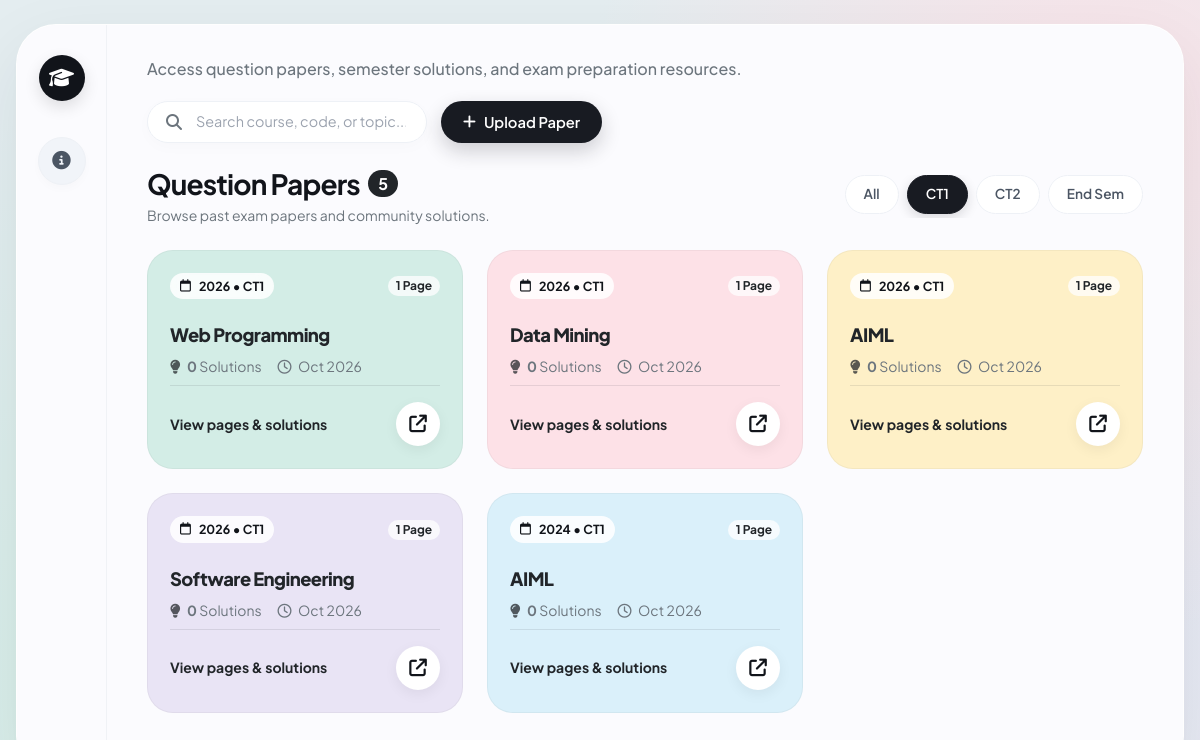
The app's page /?exam_type=CT1 with its own data.
### models.py (models this page shows, shortened)
class Paper(db.Model):
    __tablename__ = 'paper'
    id = db.Column(db.Integer, primary_key=True)
    course = db.Column(db.String(120), nullable=False, index=True)
    year = db.Column(db.Integer, nullable=False, index=True)
    exam_type = db.Column(db.String(50), nullable=False, index=True)
    upload_date = db.Column(db.DateTime, default=datetime.utcnow)
    pages = db.relationship(
        'PaperPage',
        backref=db.backref('paper', lazy=True),
        cascade='all, delete-orphan',
        order_by='PaperPage.page_number',
        lazy=True
    )
    solutions = db.relationship(
        'Solution',
        backref=db.backref('paper', lazy=True),
        cascade='all, delete-orphan',
        order_by='Solution.upload_date.desc()',
        lazy=True
    )
    @property
    def page_count(self):
        return len(self.pages)
    @property
    def solution_count(self):
        return len(self.solutions)

### app.py (the view)
    @app.route('/')
    def index():
        query_course = request.args.get('course', '').strip()
        query_year = request.args.get('year', '').strip()
        query_exam = request.args.get('exam_type', '').strip()
        paper_query = Paper.query
        if query_course:
            paper_query = paper_query.filter(Paper.course.ilike(f'%{query_course}%'))
        if query_year:
            try:
                paper_query = paper_query.filter(Paper.year == int(query_year))
            except ValueError:
                pass
        if query_exam:
            paper_query = paper_query.filter(Paper.exam_type == query_exam)
        papers = paper_query.order_by(Paper.upload_date.desc()).all()
        all_courses = db.session.query(Paper.course).distinct().order_by(Paper.course).all()
        distinct_courses = [c[0] for c in all_courses]
        all_years = db.session.query(Paper.year).distinct().order_by(Paper.year.desc()).all()
        distinct_years = [y[0] for y in all_years]
        all_exams = db.session.query(Paper.exam_type).distinct().order_by(Paper.exam_type).all()
        distinct_exams = [e[0] for e in all_exams]
        standard_exams = ['CT1', 'CT2', 'End Sem']
        for exam in standard_exams:
            if exam not in distinct_exams:
                distinct_exams.append(exam)
        stats = {
            'total_papers': Paper.query.count(),
            'total_solutions': Solution.query.count(),
            'total_courses': len(distinct_courses)
        }
        current_year = datetime.now().year
        year_choices = list(range(current_year, 2014, -1))
        return render_template(
            'index.html',
            papers=papers,
            stats=stats,
            distinct_courses=distinct_courses,
            distinct_years=distinct_years,
            distinct_exams=distinct_exams,
            year_choices=year_choices,
            selected_course=query_course,
            selected_year=query_year,
            selected_exam=query_exam
        )

### templates/index.html (shortened to what this page needs)
{% extends 'base.html' %}
{% block content %}
<div class="py-2">
    <div class="d-flex flex-wrap align-items-center justify-content-between gap-3 mb-4">
        <div>
            <h3 class="fw-bold mb-1 d-flex align-items-center gap-2">
                <span>Question Papers</span>
                <span class="badge rounded-pill bg-dark text-white fs-6 fw-bold" id="displayedCount">{{ papers|length }}</span>
            </h3>
            <p class="text-secondary small mb-0">Browse past exam papers and community solutions.</p>
        </div>
        <div class="d-flex align-items-center gap-2 overflow-auto pb-1">
            <a href="{{ url_for('index') }}" class="filter-pill-btn {% if not selected_exam %}active{% endif %}">
                All
            </a>
            <a href="{{ url_for('index', exam_type='CT1') }}" class="filter-pill-btn {% if selected_exam == 'CT1' %}active{% endif %}">
                CT1
            </a>
            <a href="{{ url_for('index', exam_type='CT2') }}" class="filter-pill-btn {% if selected_exam == 'CT2' %}active{% endif %}">
                CT2
            </a>
            <a href="{{ url_for('index', exam_type='End Sem') }}" class="filter-pill-btn {% if selected_exam == 'End Sem' %}active{% endif %}">
                End Sem
            </a>
        </div>
    </div>
    <div class="row g-4" id="papersGrid">
        {% if papers %}
            {% for paper in papers %}
                {% set color_classes = ['card-mint', 'card-pink', 'card-yellow', 'card-lavender', 'card-blue'] %}
                {% set card_color = color_classes[loop.index0 % 5] %}
                <div class="col-sm-6 col-lg-4 paper-card-item" data-course="{{ paper.course|lower }}" data-year="{{ paper.year }}" data-exam="{{ paper.exam_type|lower }}">
                    <div class="card-pastel {{ card_color }} paper-box-card h-100">
                        <div class="d-flex align-items-center justify-content-between mb-3">
                            <span class="card-top-pill">
                                <i class="fa-regular fa-calendar me-1"></i>{{ paper.year }} &bull; {{ paper.exam_type }}
                            </span>
                            <span class="badge bg-white bg-opacity-75 text-dark rounded-pill px-2.5 py-1 small fw-bold">
                                {{ paper.page_count }} {{ 'Page' if paper.page_count == 1 else 'Pages' }}
                            </span>
                        </div>
                        <div class="my-2 flex-grow-1">
                            <h4 class="paper-title text-dark">
                                <a href="{{ url_for('paper_detail', paper_id=paper.id) }}" class="text-dark text-decoration-none">
                                    {{ paper.course }}
                                </a>
                            </h4>
                            <div class="d-flex align-items-center gap-3 text-secondary small mt-2">
                                <span>
                                    <i class="fa-solid fa-lightbulb me-1 {% if paper.solution_count > 0 %}text-success{% else %}text-muted{% endif %}"></i>
                                    <strong>{{ paper.solution_count }}</strong> {{ 'Solution' if paper.solution_count == 1 else 'Solutions' }}
                                </span>
                                <span>
                                    <i class="fa-regular fa-clock me-1"></i>
                                    {{ paper.upload_date.strftime('%b %Y') if paper.upload_date else 'Recent' }}
                                </span>
                            </div>
                        </div>
                        <div class="d-flex align-items-center justify-content-between pt-3 mt-auto border-top border-dark border-opacity-10">
                            <a href="{{ url_for('paper_detail', paper_id=paper.id) }}" class="fw-bold text-dark small text-decoration-none">
                                View pages & solutions
                            </a>
                            <a href="{{ url_for('paper_detail', paper_id=paper.id) }}" class="btn-arrow-diagonal" title="Open Paper">
                                <i class="fa-solid fa-arrow-up-right-from-square"></i>
                            </a>
                        </div>
                    </div>
                </div>
            {% endfor %}
        {% endif %}
    </div>
</div>
{% endblock %}

### static/css/custom.css (style rules this page uses)
:root { --app-bg: #e6f0ed; --app-card-bg: #fcfcfd; --dark-pill: #181b22; --dark-pill-hover: #262a35; --pastel-mint: #d3ede6; --pastel-mint-hover: #c4e5dc; --pastel-mint-text: #1d4d40; --pastel-pink: #fde1e7; --pastel-pink-hover: #fcd2dc; --pastel-pink-text: #6e2034; --pastel-yellow: #fef0c7; --pastel-yellow-hover: #fde7a8; --pastel-yellow-text: #713f12; --pastel-lavender: #e9e4f5; --pastel-lavender-hover: #dfd7f0; --pastel-lavender-text: #433364; --pastel-blue: #daf0fa; --pastel-blue-hover: #c7e8f7; --pastel-blue-text: #164e63; --text-main: #11141a; --text-muted: #828a99; --border-soft: #f0f2f6; --border-card: rgba(0, 0, 0, 0.04); }
* { box-sizing: border-box; }
body { font-family: 'Plus Jakarta Sans', -apple-system, BlinkMacSystemFont, "Segoe UI", Roboto, sans-serif; color: var(--text-main); background-color: #e4edf0; background-image: radial-gradient(circle at 92% 15%, rgba(253, 225, 231, 0.85) 0%, rgba(253, 225, 231, 0) 40%), radial-gradient(circle at 10% 85%, rgba(211, 237, 230, 0.85) 0%, rgba(211, 237, 230, 0) 45%), radial-gradient(circle at 85% 85%, rgba(233, 228, 245, 0.75) 0%, rgba(233, 228, 245, 0) 40%); background-attachment: fixed; min-height: 100vh; padding: 24px 16px; margin: 0; }
h1, h2, h3, h4, h5, h6, .display-heading { font-family: 'Plus Jakarta Sans', sans-serif; font-weight: 700; letter-spacing: -0.03em; color: var(--text-main); }
.card-pastel { border-radius: 28px; padding: 24px; position: relative; border: 1px solid var(--border-card); transition: transform 0.22s ease, box-shadow 0.22s ease; display: flex; flex-direction: column; justify-content: space-between; overflow: hidden; }
.card-mint { background-color: var(--pastel-mint); color: var(--pastel-mint-text); }
.card-pink { background-color: var(--pastel-pink); color: var(--pastel-pink-text); }
.card-yellow { background-color: var(--pastel-yellow); color: var(--pastel-yellow-text); }
.card-lavender { background-color: var(--pastel-lavender); color: var(--pastel-lavender-text); }
.card-blue { background-color: var(--pastel-blue); color: var(--pastel-blue-text); }
.card-top-pill { background: rgba(255, 255, 255, 0.85); backdrop-filter: blur(8px); padding: 4px 10px; border-radius: 999px; font-size: 0.78rem; font-weight: 700; color: var(--text-main); display: inline-flex; align-items: center; gap: 4px; }
.btn-arrow-diagonal { width: 44px; height: 44px; border-radius: 50%; background: #ffffff; color: var(--text-main); display: flex; align-items: center; justify-content: center; box-shadow: 0 4px 14px rgba(0,0,0,0.06); text-decoration: none; border: none; font-size: 1.1rem; font-weight: bold; transition: all 0.2s ease; flex-shrink: 0; }
.paper-box-card { border-radius: 26px; padding: 22px; transition: all 0.2s ease; display: flex; flex-direction: column; justify-content: space-between; height: 100%; }
.paper-box-card .paper-title { font-size: 1.15rem; font-weight: 800; line-height: 1.35; margin-bottom: 8px; }
.filter-pill-btn { border-radius: 999px; padding: 8px 18px; font-size: 0.85rem; font-weight: 600; border: 1px solid #eef1f6; background: #ffffff; color: #4b5563; text-decoration: none; transition: all 0.2s ease; }
.filter-pill-btn.active { background: var(--dark-pill); color: #ffffff; border-color: var(--dark-pill); box-shadow: 0 4px 12px rgba(24, 27, 34, 0.15); }

### records on screen
Paper: year "2026", exam_type "CT1", page_count "1", page_count "Page", course "Web Programming", solution_count "0", solution_count "Solutions", upload_date "Oct 2026"
Paper: year "2026", exam_type "CT1", page_count "1", page_count "Page", course "Data Mining", solution_count "0", solution_count "Solutions", upload_date "Oct 2026"
Paper: year "2026", exam_type "CT1", page_count "1", page_count "Page", course "AIML", solution_count "0", solution_count "Solutions", upload_date "Oct 2026"
Paper: year "2026", exam_type "CT1", page_count "1", page_count "Page", course "Software Engineering", solution_count "0", solution_count "Solutions", upload_date "Oct 2026"
Paper: year "2024", exam_type "CT1", page_count "1", page_count "Page", course "AIML", solution_count "0", solution_count "Solutions", upload_date "Oct 2026"

### other values on screen
{{ papers|length }} "5"
